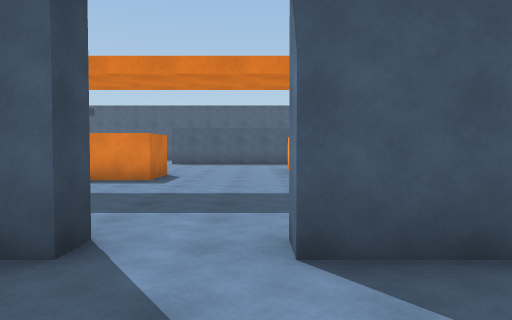
View 1 (above)

17 first-person views from a walk through a 3-D level made in the Unity game engine. The camera is 1.4 m above the floor, tilts 2° down and sees 70° across. Doors are open. The floor is counted in squares, 2 m on a side. Each view is taken from the middle of a square. On the plan, view 1 faces up. The plan holds only what a view shows up to about 11 squares ahead; the rest is blank.

View 2
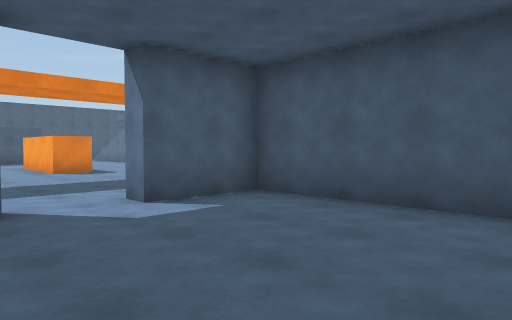

View 3
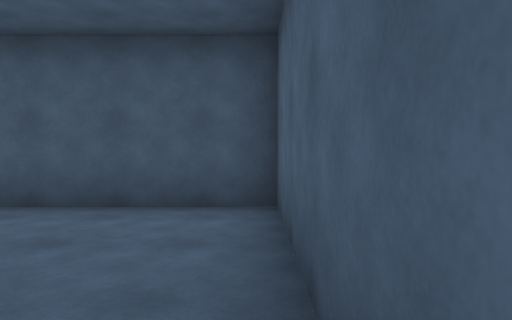

View 4
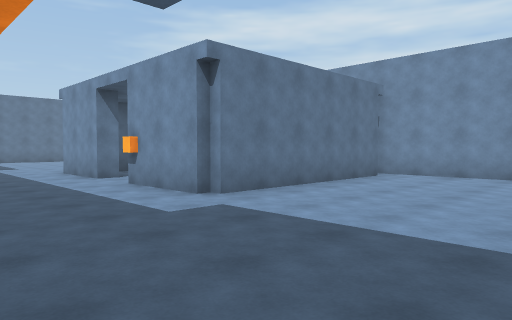

View 5
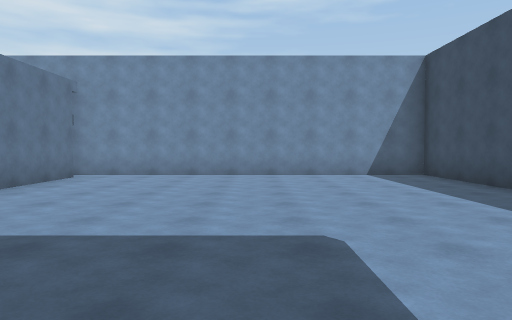

View 6
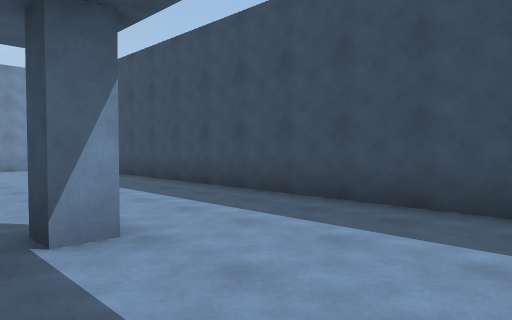

View 7
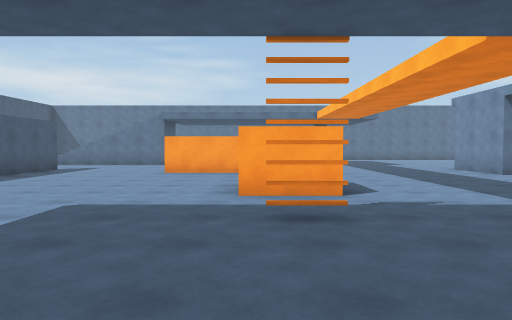

View 8
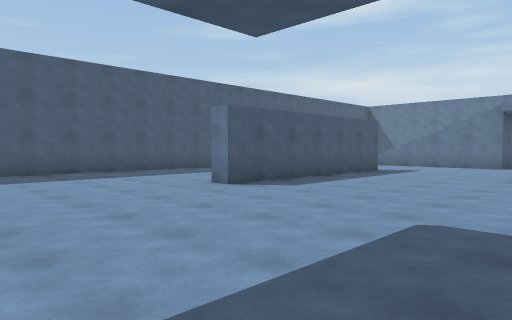

View 9
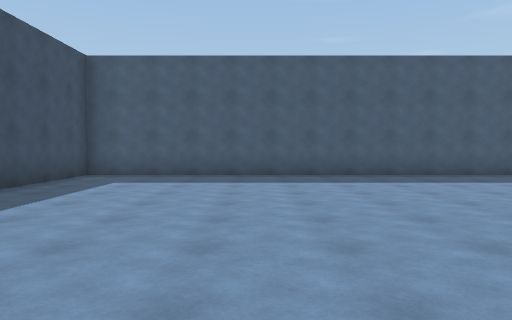

View 10
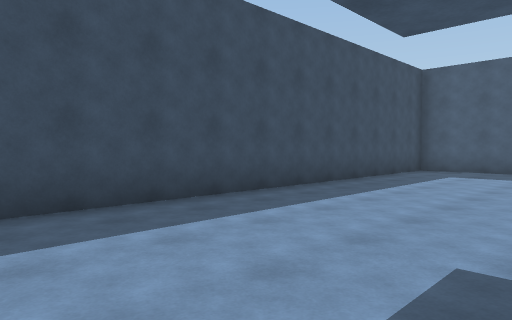

View 11
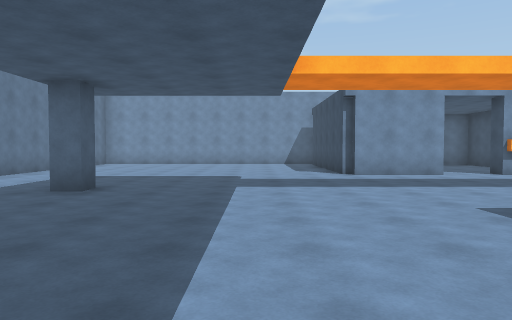

View 12
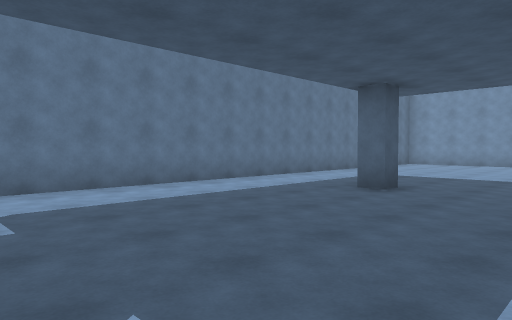

View 13
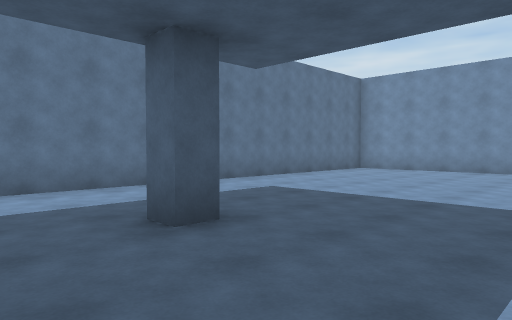

View 14
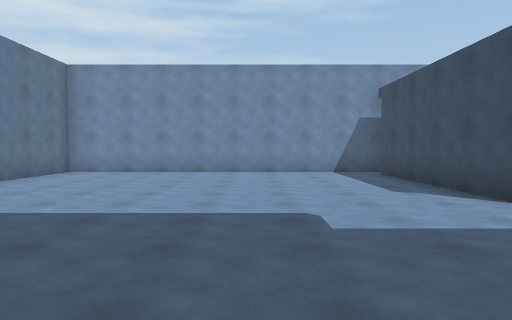

View 15
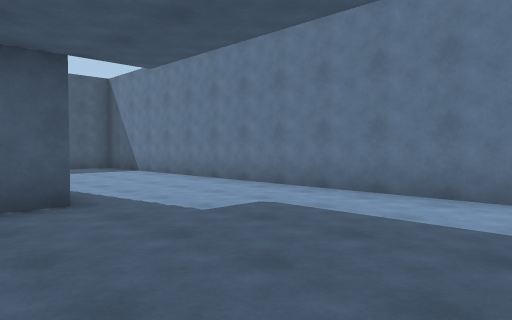

View 16
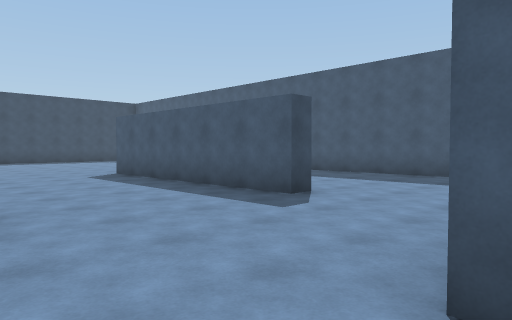

View 17
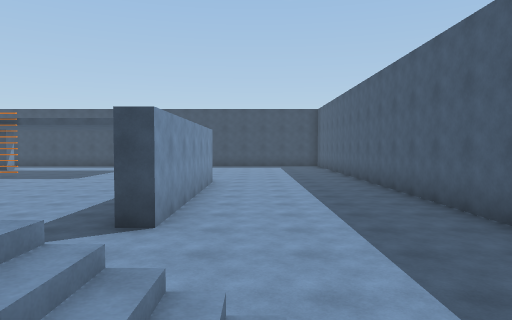

### Floor plan
Ten units are one square. View 1 is at (0, 0); x grows to the right and y downward. Boxes are objects, and circles mark ways between rooms. Rooms are numbered by the first view taken in them; rooms with no view inside come last. Other rooms are left out.
<svg viewBox="-127 -208 244 246">
<path fill="none" stroke="#000" d="M-12 -22 -16 -22M-18 23 23 23 23 -22 3 -22M-22 -92 -22 -77 -38 -77 -38 -92M21 -85 10 -85 10 -115M3 -27 27 -27 27 25M-35 -152 -35 -158 25 -158 25 -152 -35 -152M-35 -27 -12 -27M-94 -63 -88 -63 -88 -58M77 -56 77 -63 82 -63M-38 25 -38 -25M32 -203 -122 -203 -122 33 -34 33M24 33 112 33 112 -184"/>
<rect x="-25" y="-35" width="10" height="10" fill="#bbb"><title>other object</title></rect>
<circle cx="-5" cy="-25" r="3" fill="#2a7"/>
<text x="0" y="0">1</text>
<text x="-10" y="-90">2</text>
</svg>
Room 1 opens to room 2.

Where each view was taken, in squares from view 1:
view 1: 0 up, 0 right, facing up
view 2: 2 down, 2 left, facing up-right
view 3: 2 down, 2 left, facing right
view 4: 6 up, 8 left, facing down-right
view 5: 6 up, 8 left, facing down
view 6: 9 up, 8 left, facing down-left
view 7: 9 up, 9 left, facing right
view 8: 10 up, 8 left, facing up-right
view 9: 11 up, 8 left, facing up
view 10: 9 up, 8 left, facing up-left
view 11: 12 up, 5 right, facing down
view 12: 12 up, 5 right, facing down-right
view 13: 8 up, 5 right, facing down-right
view 14: 7 up, 6 right, facing down
view 15: 8 up, 6 right, facing up-right
view 16: 11 up, 6 right, facing up-left
view 17: 17 up, 7 right, facing left
